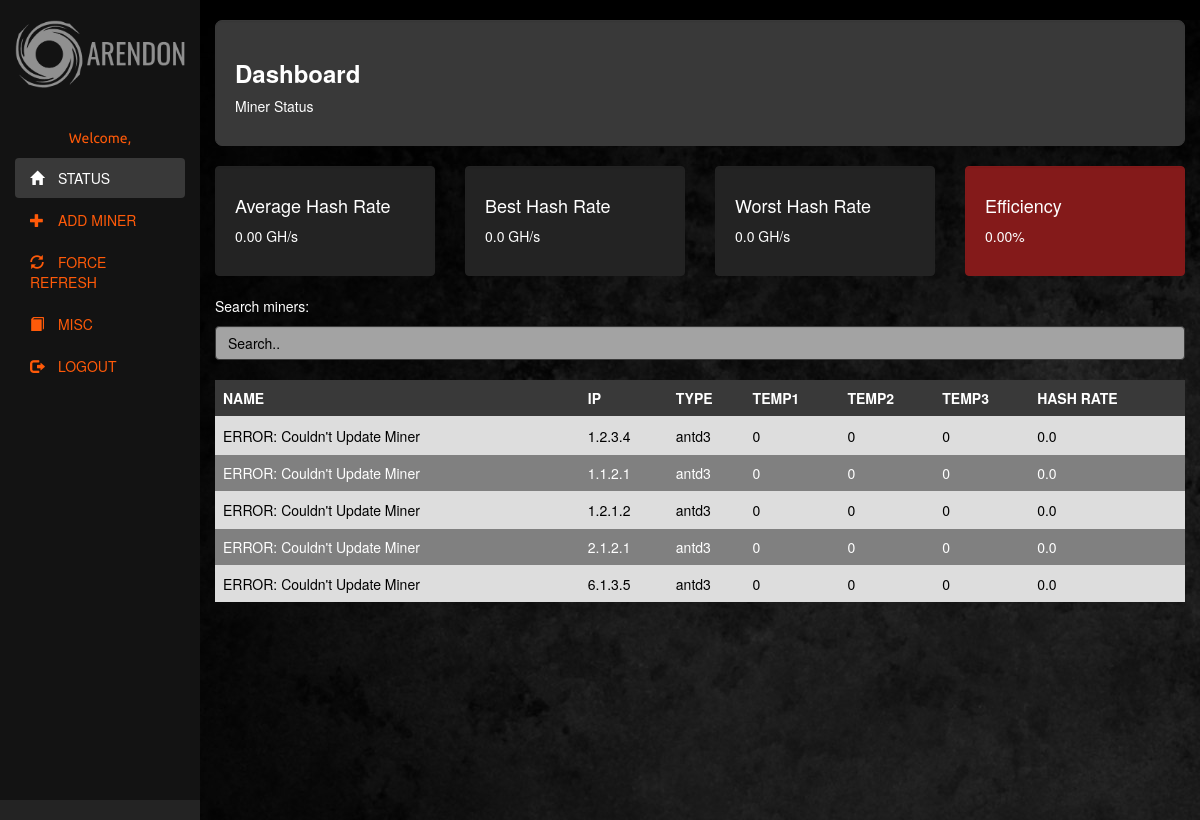
Page / (signed in) on the earlier database version.
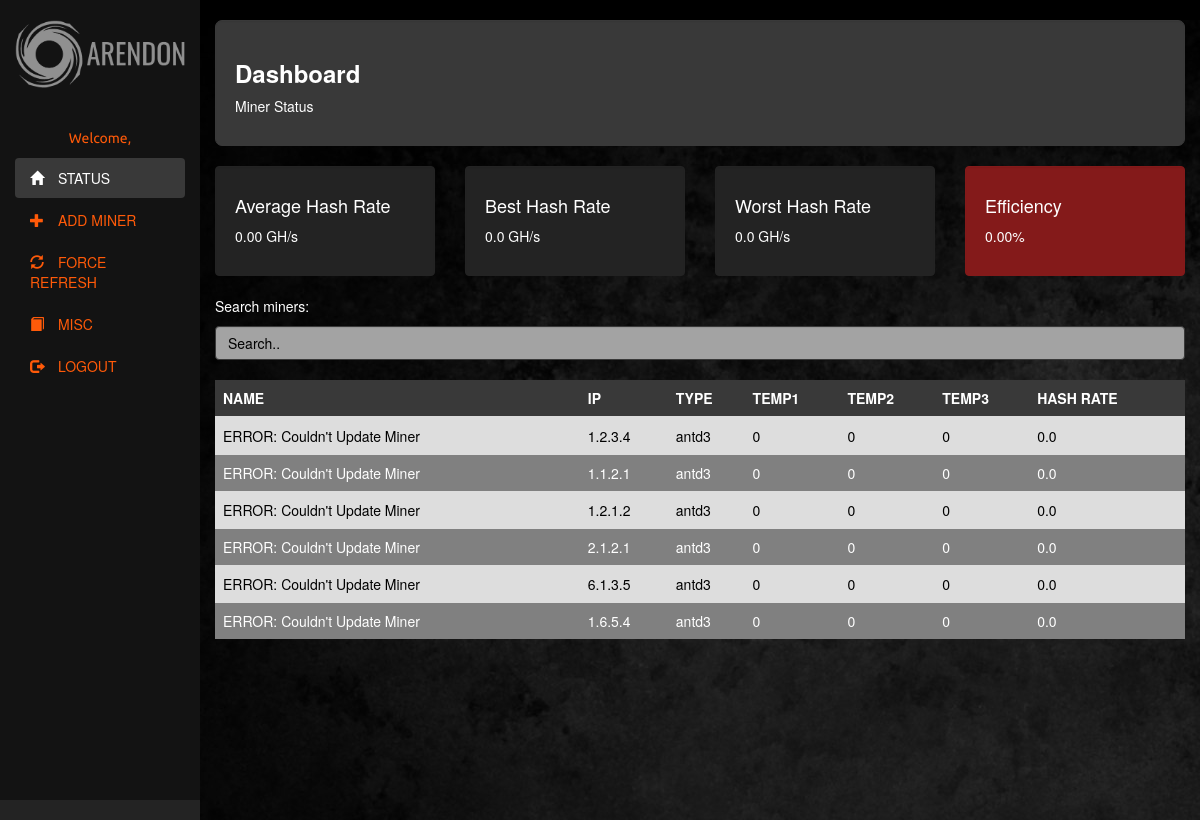
Same page on the later database version.
### webapp/models.py (models this page shows)
class Miner(models.Model):
    miner_choices = (
    ('antd3','Antminer D3'),
    ('antl3', 'Antminer L3'),
)
    name = models.CharField(max_length=30)
    ip = models.GenericIPAddressField()
    type = models.CharField(max_length=20, choices=miner_choices, default='antd3')
    username = models.CharField(max_length=20, default='root')
    password = models.CharField(max_length=20, default='root')
    sshpassword = models.CharField(max_length=20, default='admin')
    pool_one = models.CharField(max_length=100, default='')
    pool_one_worker = models.CharField(max_length=70, default='')
    pool_one_password = models.CharField(max_length=30, default='')
    pool_two = models.CharField(max_length=100, default='')
    pool_two_worker = models.CharField(max_length=70, default='')
    pool_two_password = models.CharField(max_length=30, default='')
    pool_three = models.CharField(max_length=100, default='')
    pool_three_worker = models.CharField(max_length=70, default='')
    pool_three_password = models.CharField(max_length=30, default='')
    hash_rate = models.FloatField()
    chain_1_temp = models.IntegerField(default=0)
    chain_2_temp = models.IntegerField(default=0)
    chain_3_temp = models.IntegerField(default=0)
    uptime = models.CharField(max_length=20, default='XX:XX')
    asic1 = models.CharField(max_length=70, default='NONE')
    asic2 = models.CharField(max_length=70, default='NONE')
    asic3 = models.CharField(max_length=70, default='NONE')
    bitmain_vil = models.CharField(max_length=10, default='true')
    bitmain_freq = models.CharField(max_length=10, default='0')
    has_error = models.BooleanField(default=True)
    def __unicode__(self):
        return self.name

### webapp/views.py (the view)
# urls.py: url(r'^$',views.index,name='index'),
@login_required(login_url='/login/')
def index(request):
	global HASH_BENCHMARK
	global deleted
	global added
	global pool_change
	global force_ref
        global restart_fail
        global restart
	template_dict = {}
	query_list = Miner.objects.all()
	print query_list
	sum = 0.0
	counter = 0.0
	average_hash = 0.0
	high_hash = 0.0
	low_hash = 10000000000000000000.0
	has_miners = False
	for miner in query_list:
		has_miners = True
		if miner.hash_rate > high_hash:
			high_hash = miner.hash_rate
		if miner.hash_rate < low_hash:
			low_hash = miner.hash_rate
		sum = sum + miner.hash_rate
		counter = counter + 1.0
	if counter != 0.0:
		average_hash = sum/counter
	if low_hash == 10000000000000000000.0:
		low_hash = 0.0
        average_hash = "{0:.2f}".format(average_hash)
	template_dict['eff'] = "{0:.2f}".format((float(average_hash)/HASH_BENCHMARK)*100)
	template_dict['object_list'] = query_list
	template_dict['miners'] = query_list
        template_dict['avg_hash'] = average_hash
        template_dict['min_hash'] = low_hash
        template_dict['max_hash'] = high_hash
	template_dict['user'] = request.user.get_short_name()
	template_dict['has_miners'] = has_miners
	template_dict['refresh_redirect'] = '/'
	efficiency = (float(average_hash)/HASH_BENCHMARK)*100
	if efficiency < 70.0:
		template_dict['slow_hash'] = True
	else:
		template_dict['slow_hash'] = False
	if deleted:
		template_dict['deleted'] = True
		deleted = False
	else:
	 	template_dict['deleted'] = False
        if restart:
            template_dict['restart'] = True
            restart = False
            if restart_fail:
                template_dict['restart_fail'] = True
                restart_fail = False
        else:
            template_dict['restart'] = False
	if added:
		template_dict['added'] = True
		added = False
	else:
	 	template_dict['added'] = False
	if pool_change:
		template_dict['pool_change'] = True
		pool_change = False
	else:
	 	template_dict['pool_change'] = False
	if force_ref:
		template_dict['force_ref'] = True
		force_ref = False
	else:
	 	template_dict['force_ref'] = False
	return render(request,'webapp/overview.html',template_dict)

### webapp/templates/webapp/overview.html (shortened to what the changed rows need)
<!DOCTYPE html>
<html lang="en">
<head>
  {% load static %}
  <link rel="stylesheet" href="https://maxcdn.bootstrapcdn.com/bootstrap/3.3.7/css/bootstrap.min.css">
  <link href="https://cdnjs.cloudflare.com/ajax/libs/sweetalert/1.1.3/sweetalert.css" rel="stylesheet" />
</head>
<body id="body" style="background-color:#232323;">
    <div class="col-sm-10 dark" style="height:100vh;">
      <div class="row">
        <div class="col-sm-3">
          <div id="worst" class="well darknav">
            <h4>Worst Hash Rate</h4>
            <p>{{min_hash}} GH/s</p>
          </div>
        </div>
      </div>
    {% if has_miners %}
      <br>
      <div id="miners" >
            <table id='table' class="table table-striped">
                    <thead style="color:white; background-color:#393939">
                    <tr>
                        <th scope="col">NAME</th>
                        <th scope="col">IP</th>
                        <th scope="col">TYPE</th>
                        <th scope="col">TEMP1</th>
                        <th scope="col">TEMP2</th>
                        <th scope="col">TEMP3</th>
                        <th scope="col">HASH RATE</th>
                    </tr>
                    </thead>
                    <tbody id="minertab">
                    {% for miner in object_list %}
                    <tr data-toggle="modal" data-target="#{{miner.id}}Modal">
                    {% if not miner.has_error %}
                    <td class="classify-bad">{{ miner.name }}</td>
                    <td class="classify-bad">{{ miner.ip }}</td>
                    <td class="classify-bad">{{ miner.type }}</td>
                    <td class="classify-bad">{{ miner.chain_1_temp }}</td>
                    <td class="classify-bad">{{ miner.chain_2_temp }}</td>
                    <td class="classify-bad">{{ miner.chain_3_temp }}</td>
                    <td class="classify-bad">{{ miner.hash_rate }}</td>
                    {% else %}
                    <td>{{ miner.name }}</td>
                    <td>{{ miner.ip }}</td>
                    <td>{{ miner.type }}</td>
                    <td>{{ miner.chain_1_temp }}</td>
                    <td>{{ miner.chain_2_temp }}</td>
                    <td>{{ miner.chain_3_temp }}</td>
                    <td>{{ miner.hash_rate }}</td>
                    {% endif %}
                    </tr>
                    {% endfor %}
                    </tbody>
                </table>
      </div>
          </div>
          <br>
          <br>
{% endif %}
</body>
</html>

Differences in the rows shown:
added Miner: name "ERROR: Couldn't Update Miner", ip "1.6.5.4", type "antd3", chain_1_temp "0", chain_2_temp "0", chain_3_temp "0", hash_rate "0.0"
